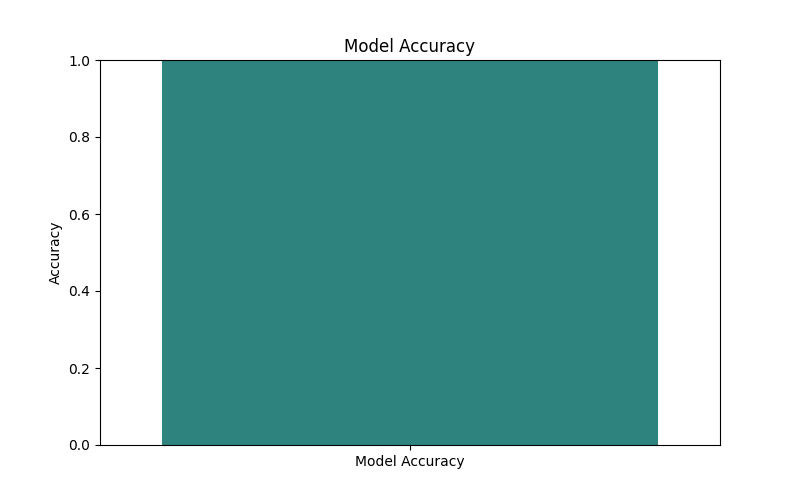

Reproduce this figure in Python.
import pandas as pd
import seaborn as sns
import matplotlib.pyplot as plt

# Load the dataset
# Assuming the dataset is in the same directory and named 'OnlineSalesData.csv'
df = pd.read_csv('OnlineSalesData.csv')

# Create a bar plot for the accuracy of the model
accuracy = [0.9999]
labels = ['Model Accuracy']

plt.figure(figsize=(8, 5))
sns.barplot(x=labels, y=accuracy, palette='viridis')
plt.title('Model Accuracy')
plt.ylabel('Accuracy')
plt.ylim(0, 1)

# Save the figure
plt.savefig('model_accuracy.png')
plt.close()
